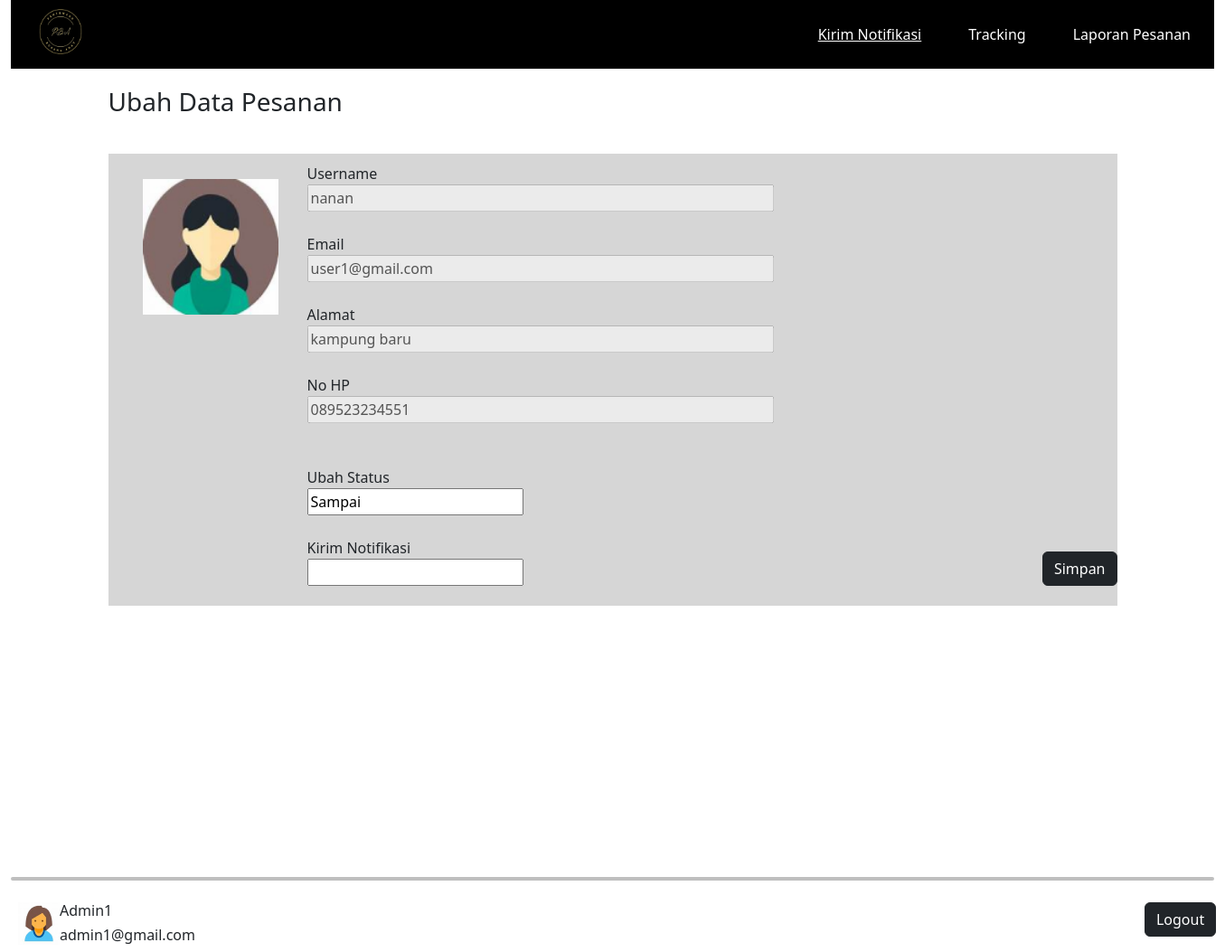
The app's page /eks_notifikasi_kirim.php?Id_pesanan=40 with its own data.
### tables this page shows
CREATE TABLE `pelanggan` (
  `Id_pelanggan` int(25) NOT NULL,
  `Email` varchar(255) NOT NULL,
  `Nama` varchar(255) NOT NULL,
  `Alamat` varchar(255) DEFAULT NULL,
  `No_telp` varchar(100) DEFAULT NULL
);

CREATE TABLE `pesanan` (
  `Id_pesanan` int(20) NOT NULL,
  `Tanggal_Pesanan` varchar(50) NOT NULL,
  `Tanggal_Pengiriman` varchar(50) DEFAULT NULL,
  `Id_Produk` int(20) NOT NULL,
  `Lama_sewa` int(100) NOT NULL,
  `Total_Harga` varchar(255) DEFAULT NULL,
  `Status_Pesanan` varchar(255) NOT NULL,
  `notif` varchar(50) DEFAULT NULL,
  `Harga` int(50) DEFAULT NULL
);

### eks_notifikasi_kirim.php (the view, shortened to what this page needs)
<?php
include 'koneksi.php';
if (isset($_GET['Id_pesanan'])) {
    $id = ($_GET["Id_pesanan"]);
    $sql = "SELECT * FROM pesanan WHERE Id_pesanan='$id'";
    $result = mysqli_query($conn, $sql);
    $fetch = mysqli_fetch_assoc($result);
  } else {
    echo "<script>alert('Masukkan data id.');window.location='admin_kelola_pesanan.php';</script>";
  }
  $sql2 = "SELECT * FROM pelanggan WHERE Id_pelanggan = 4";
$result2 = mysqli_query($conn, $sql2);
$test = mysqli_fetch_assoc($result2);
?>
<!DOCTYPE html>
<html lang="en">
<head>
    <link rel="stylesheet" href="css/style.css">
    <link href="https://cdn.jsdelivr.net/npm/bootstrap@5.2.3/dist/css/bootstrap.min.css" rel="stylesheet">
</head>
<body>
<div class="container-fluid">
        <ul class="ul-nav">
            <li class="li-nav-2"><a href="eks_home.php"><img src="img/logo.png" alt="logo" width="70" height="50"></a></li>
            <li class="li-nav"><a href="eks_kelola_pesanan.php">Laporan Pesanan</a></li>
            <li class="li-nav"><a href="eks_tracking.php">Tracking</a></li>
            <li class="li-nav-active"><a href="eks_notifikasi.php">Kirim Notifikasi</a></li>
        </ul>
    </div>
    <div class="container">
        <figure>
            <h3>Ubah Data Pesanan</h3>
        </figure>
        <br>
        <div style="height:500px; background-color: #3333">
            <div class="d-flex flex-row mb-3">
            <div class="p-2" style="width:220px;">
                <img style="position:relative; left:30px; top:20px;" src="img/profile_2.png" alt="foto" width="150" height="150">
            </div>
            <div class="d-flex flex-column mb-3" style="margin-top: 10px">
                <label for="username">Username</label>
                <input type="text" name="username" value="<?php echo $test['Nama']; ?>" disabled size="50">
                <br>
                <label for="email">Email</label>
                <input type="text" name="email" value="<?php echo $test['Email']; ?>" disabled size="50">
                <br>
                <label for="alamat">Alamat</label>
                <input value="<?php echo $test['Alamat']; ?>" type="text" name="alamat" disabled size="50">
                <br>
                <label for="no_hp">No HP</label>
                <input value="<?php echo $test['No_telp']; ?>" type="text" name="no_hp" disabled size="50">
                <br>
                <form method="post" action="eks_notifikasi_kirim_query.php" enctype="multipart/form-data">
                <input type="hidden" name="id_pesanan" value="<?php echo $fetch['Id_pesanan']; ?>"><br>
                <label for="ubah_status">Ubah Status</label><br>
                <input value="<?php echo $fetch['Status_Pesanan']; ?>" type="text" name="ubah_status">
                <br><br>
                <label for="notif">Kirim Notifikasi</label><br>
                <input type="text" name="notif">
            </div>
            </div>
               <div style="text-align: right; margin-top:-70px;" >
            <button  type="submit" class="btn btn-dark" name="submit">Simpan</button>
            </div>
        </div>
    </div>
    <footer class="login-box" style="margin-top: 280px">
        <div class="container-xxl">
            <div><hr style="border: 2px solid black; border-radius: 5px"></div>
            <div class="d-inline-flex p-2" >
                <img src="img/profile.png" alt="foto">
                <div class="d-flex flex-column mb-3" style="height: 1px">
                <h6>Admin1</h6>
                <h6>admin1@gmail.com</h6>
                </div>
                <div><a href="cost_home.php" style="position:relative; right:-1050px" class="btn btn-dark">Logout</a></div>
            </div>
        </div>
    </footer>
</body>
</html>

### css/style.css (style rules this page uses)
.ul-nav { list-style-type: none; margin: 0; padding: 0; overflow: hidden; background-color: black; }
li { padding: 10px; }
.li-nav { float: right; }
.li-nav-active { float: right; }
.li-nav-2 { float: left; padding-left: 20px; }
.li-nav a { display: block; color: white; text-align: center; padding: 16px; text-decoration: none; }
.li-nav-active a { display: block; color: white; text-align: center; padding: 16px; text-decoration: underline; }
.container { padding: 20px; align-items: end; }

### records on screen
pelanggan: username "nanan", email "user1@gmail.com", alamat "kampung baru", no_hp "089523234551"
pesanan: ubah_status "Sampai"
